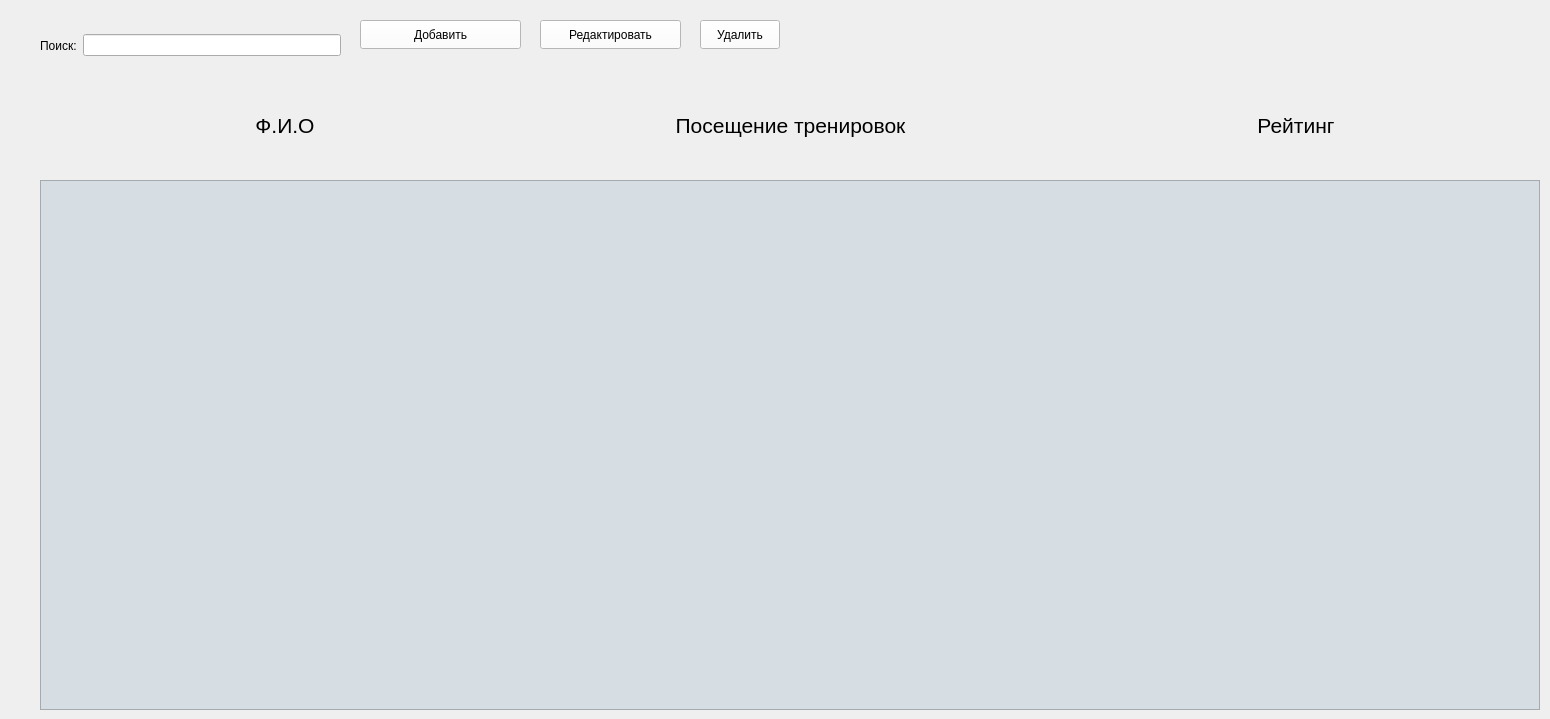
    <widget class="QWidget" name="page_Clients">
     <widget class="QWidget" name="layoutWidget_10">
      <property name="geometry">
       <rect>
        <x>40</x>
        <y>90</y>
        <width>1501</width>
        <height>71</height>
       </rect>
      </property>
      <layout class="QHBoxLayout" name="horizontalLayout_5">
       <property name="spacing">
        <number>15</number>
       </property>
       <item>
        <widget class="QLabel" name="labelNameClient">
         <property name="palette">
          <palette>
           <active>
            <colorrole role="WindowText">
             <brush brushstyle="SolidPattern">
              <color alpha="255">
               <red>0</red>
               <green>0</green>
               <blue>0</blue>
              </color>
             </brush>
            </colorrole>
            <colorrole role="Button">
             <brush brushstyle="SolidPattern">
              <color alpha="255">
               <red>255</red>
               <green>255</green>
               <blue>255</blue>
              </color>
             </brush>
            </colorrole>
            <colorrole role="Base">
             <brush brushstyle="SolidPattern">
              <color alpha="255">
               <red>255</red>
               <green>255</green>
               <blue>255</blue>
              </color>
             </brush>
            </colorrole>
            <colorrole role="Window">
             <brush brushstyle="SolidPattern">
              <color alpha="255">
               <red>255</red>
               <green>255</green>
               <blue>255</blue>
              </color>
             </brush>
            </colorrole>
           </active>
           <inactive>
            <colorrole role="WindowText">
             <brush brushstyle="SolidPattern">
              <color alpha="255">
               <red>0</red>
               <green>0</green>
               <blue>0</blue>
              </color>
             </brush>
            </colorrole>
            <colorrole role="Button">
             <brush brushstyle="SolidPattern">
              <color alpha="255">
               <red>255</red>
               <green>255</green>
               <blue>255</blue>
              </color>
             </brush>
            </colorrole>
            <colorrole role="Base">
             <brush brushstyle="SolidPattern">
              <color alpha="255">
               <red>255</red>
               <green>255</green>
               <blue>255</blue>
              </color>
             </brush>
            </colorrole>
            <colorrole role="Window">
             <brush brushstyle="SolidPattern">
              <color alpha="255">
               <red>255</red>
               <green>255</green>
               <blue>255</blue>
              </color>
             </brush>
            </colorrole>
           </inactive>
           <disabled>
            <colorrole role="Button">
             <brush brushstyle="SolidPattern">
              <color alpha="255">
               <red>255</red>
               <green>255</green>
               <blue>255</blue>
              </color>
             </brush>
            </colorrole>
            <colorrole role="Base">
             <brush brushstyle="SolidPattern">
              <color alpha="255">
               <red>255</red>
               <green>255</green>
               <blue>255</blue>
              </color>
             </brush>
            </colorrole>
            <colorrole role="Window">
             <brush brushstyle="SolidPattern">
              <color alpha="255">
               <red>255</red>
               <green>255</green>
               <blue>255</blue>
              </color>
             </brush>
            </colorrole>
           </disabled>
          </palette>
         </property>
         <property name="font">
          <font>
           <pointsize>16</pointsize>
           <bold>false</bold>
          </font>
         </property>
         <property name="text">
          <string>Ф.И.О</string>
         </property>
         <property name="alignment">
          <set>Qt::AlignCenter</set>
         </property>
        </widget>
       </item>
       <item>
        <widget class="QLabel" name="labelVisit">
         <property name="palette">
          <palette>
           <active>
            <colorrole role="WindowText">
             <brush brushstyle="SolidPattern">
              <color alpha="255">
               <red>0</red>
               <green>0</green>
               <blue>0</blue>
              </color>
             </brush>
            </colorrole>
            <colorrole role="Button">
             <brush brushstyle="SolidPattern">
              <color alpha="255">
               <red>255</red>
               <green>255</green>
               <blue>255</blue>
              </color>
             </brush>
            </colorrole>
            <colorrole role="Base">
             <brush brushstyle="SolidPattern">
              <color alpha="255">
               <red>255</red>
               <green>255</green>
               <blue>255</blue>
              </color>
             </brush>
            </colorrole>
            <colorrole role="Window">
             <brush brushstyle="SolidPattern">
              <color alpha="255">
               <red>255</red>
               <green>255</green>
               <blue>255</blue>
              </color>
             </brush>
            </colorrole>
           </active>
           <inactive>
            <colorrole role="WindowText">
             <brush brushstyle="SolidPattern">
              <color alpha="255">
               <red>0</red>
               <green>0</green>
               <blue>0</blue>
              </color>
             </brush>
            </colorrole>
            <colorrole role="Button">
             <brush brushstyle="SolidPattern">
              <color alpha="255">
               <red>255</red>
               <green>255</green>
               <blue>255</blue>
              </color>
             </brush>
            </colorrole>
            <colorrole role="Base">
             <brush brushstyle="SolidPattern">
              <color alpha="255">
               <red>255</red>
               <green>255</green>
               <blue>255</blue>
              </color>
             </brush>
            </colorrole>
            <colorrole role="Window">
             <brush brushstyle="SolidPattern">
              <color alpha="255">
               <red>255</red>
               <green>255</green>
               <blue>255</blue>
              </color>
             </brush>
            </colorrole>
           </inactive>
           <disabled>
            <colorrole role="Button">
             <brush brushstyle="SolidPattern">
              <color alpha="255">
               <red>255</red>
               <green>255</green>
               <blue>255</blue>
              </color>
             </brush>
            </colorrole>
            <colorrole role="Base">
             <brush brushstyle="SolidPattern">
              <color alpha="255">
               <red>255</red>
               <green>255</green>
               <blue>255</blue>
              </color>
             </brush>
            </colorrole>
            <colorrole role="Window">
             <brush brushstyle="SolidPattern">
              <color alpha="255">
               <red>255</red>
               <green>255</green>
               <blue>255</blue>
              </color>
             </brush>
            </colorrole>
           </disabled>
          </palette>
         </property>
         <property name="font">
          <font>
           <pointsize>16</pointsize>
           <bold>false</bold>
          </font>
         </property>
         <property name="text">
          <string>Посещение тренировок</string>
         </property>
         <property name="alignment">
          <set>Qt::AlignCenter</set>
         </property>
        </widget>
       </item>
       <item>
        <widget class="QLabel" name="labelRate">
         <property name="palette">
          <palette>
           <active>
            <colorrole role="WindowText">
             <brush brushstyle="SolidPattern">
              <color alpha="255">
               <red>0</red>
               <green>0</green>
               <blue>0</blue>
              </color>
             </brush>
            </colorrole>
            <colorrole role="Button">
             <brush brushstyle="SolidPattern">
              <color alpha="255">
               <red>255</red>
               <green>255</green>
               <blue>255</blue>
              </color>
             </brush>
            </colorrole>
            <colorrole role="ButtonText">
             <brush brushstyle="SolidPattern">
              <color alpha="255">
               <red>0</red>
               <green>0</green>
               <blue>0</blue>
              </color>
             </brush>
            </colorrole>
            <colorrole role="Base">
             <brush brushstyle="SolidPattern">
              <color alpha="255">
               <red>255</red>
               <green>255</green>
               <blue>255</blue>
              </color>
             </brush>
            </colorrole>
            <colorrole role="Window">
             <brush brushstyle="SolidPattern">
              <color alpha="255">
               <red>255</red>
               <green>255</green>
               <blue>255</blue>
              </color>
             </brush>
            </colorrole>
           </active>
           <inactive>
            <colorrole role="WindowText">
             <brush brushstyle="SolidPattern">
              <color alpha="255">
               <red>0</red>
               <green>0</green>
               <blue>0</blue>
              </color>
             </brush>
            </colorrole>
            <colorrole role="Button">
             <brush brushstyle="SolidPattern">
              <color alpha="255">
               <red>255</red>
               <green>255</green>
               <blue>255</blue>
              </color>
             </brush>
            </colorrole>
            <colorrole role="ButtonText">
             <brush brushstyle="SolidPattern">
              <color alpha="255">
               <red>0</red>
               <green>0</green>
               <blue>0</blue>
              </color>
             </brush>
            </colorrole>
            <colorrole role="Base">
             <brush brushstyle="SolidPattern">
              <color alpha="255">
               <red>255</red>
               <green>255</green>
               <blue>255</blue>
              </color>
             </brush>
            </colorrole>
            <colorrole role="Window">
             <brush brushstyle="SolidPattern">
              <color alpha="255">
               <red>255</red>
               <green>255</green>
               <blue>255</blue>
              </color>
             </brush>
            </colorrole>
           </inactive>
           <disabled>
            <colorrole role="Button">
             <brush brushstyle="SolidPattern">
              <color alpha="255">
               <red>255</red>
               <green>255</green>
               <blue>255</blue>
              </color>
             </brush>
            </colorrole>
            <colorrole role="Base">
             <brush brushstyle="SolidPattern">
              <color alpha="255">
               <red>255</red>
               <green>255</green>
               <blue>255</blue>
              </color>
             </brush>
            </colorrole>
            <colorrole role="Window">
             <brush brushstyle="SolidPattern">
              <color alpha="255">
               <red>255</red>
               <green>255</green>
               <blue>255</blue>
              </color>
             </brush>
            </colorrole>
           </disabled>
          </palette>
         </property>
         <property name="font">
          <font>
           <pointsize>16</pointsize>
          </font>
         </property>
         <property name="styleSheet">
          <string notr="true"/>
         </property>
         <property name="text">
          <string>Рейтинг</string>
         </property>
         <property name="alignment">
          <set>Qt::AlignCenter</set>
         </property>
        </widget>
       </item>
      </layout>
     </widget>
     <widget class="QScrollArea" name="scrollAreaClient">
      <property name="geometry">
       <rect>
        <x>40</x>
        <y>180</y>
        <width>1500</width>
        <height>530</height>
       </rect>
      </property>
      <property name="styleSheet">
       <string notr="true">background-color: #d6dde3;</string>
      </property>
      <property name="widgetResizable">
       <bool>true</bool>
      </property>
      <widget class="QWidget" name="scrollAreaWidgetContents_3">
       <property name="geometry">
        <rect>
         <x>0</x>
         <y>0</y>
         <width>1498</width>
         <height>528</height>
        </rect>
       </property>
       <layout class="QVBoxLayout" name="verticalLayoutEmployees_3"/>
      </widget>
     </widget>
     <widget class="QWidget" name="layoutWidget_5">
      <property name="geometry">
       <rect>
        <x>40</x>
        <y>10</y>
        <width>301</width>
        <height>71</height>
       </rect>
      </property>
      <layout class="QHBoxLayout" name="horizontalLayout_11">
       <item>
        <widget class="QLabel" name="labelSearch_3">
         <property name="palette">
          <palette>
           <active>
            <colorrole role="WindowText">
             <brush brushstyle="SolidPattern">
              <color alpha="255">
               <red>0</red>
               <green>0</green>
               <blue>0</blue>
              </color>
             </brush>
            </colorrole>
            <colorrole role="Button">
             <brush brushstyle="SolidPattern">
              <color alpha="255">
               <red>255</red>
               <green>255</green>
               <blue>255</blue>
              </color>
             </brush>
            </colorrole>
            <colorrole role="Base">
             <brush brushstyle="SolidPattern">
              <color alpha="255">
               <red>255</red>
               <green>255</green>
               <blue>255</blue>
              </color>
             </brush>
            </colorrole>
            <colorrole role="Window">
             <brush brushstyle="SolidPattern">
              <color alpha="255">
               <red>255</red>
               <green>255</green>
               <blue>255</blue>
              </color>
             </brush>
            </colorrole>
           </active>
           <inactive>
            <colorrole role="WindowText">
             <brush brushstyle="SolidPattern">
              <color alpha="255">
               <red>0</red>
               <green>0</green>
               <blue>0</blue>
              </color>
             </brush>
            </colorrole>
            <colorrole role="Button">
             <brush brushstyle="SolidPattern">
              <color alpha="255">
               <red>255</red>
               <green>255</green>
               <blue>255</blue>
              </color>
             </brush>
            </colorrole>
            <colorrole role="Base">
             <brush brushstyle="SolidPattern">
              <color alpha="255">
               <red>255</red>
               <green>255</green>
               <blue>255</blue>
              </color>
             </brush>
            </colorrole>
            <colorrole role="Window">
             <brush brushstyle="SolidPattern">
              <color alpha="255">
               <red>255</red>
               <green>255</green>
               <blue>255</blue>
              </color>
             </brush>
            </colorrole>
           </inactive>
           <disabled>
            <colorrole role="Button">
             <brush brushstyle="SolidPattern">
              <color alpha="255">
               <red>255</red>
               <green>255</green>
               <blue>255</blue>
              </color>
             </brush>
            </colorrole>
            <colorrole role="Base">
             <brush brushstyle="SolidPattern">
              <color alpha="255">
               <red>255</red>
               <green>255</green>
               <blue>255</blue>
              </color>
             </brush>
            </colorrole>
            <colorrole role="Window">
             <brush brushstyle="SolidPattern">
              <color alpha="255">
               <red>255</red>
               <green>255</green>
               <blue>255</blue>
              </color>
             </brush>
            </colorrole>
           </disabled>
          </palette>
         </property>
         <property name="text">
          <string>Поиск:</string>
         </property>
        </widget>
       </item>
       <item>
        <widget class="QLineEdit" name="Search_5">
         <property name="text">
          <string/>
         </property>
        </widget>
       </item>
      </layout>
     </widget>
     <widget class="QPushButton" name="buttonRemove_2">
      <property name="geometry">
       <rect>
        <x>700</x>
        <y>20</y>
        <width>80</width>
        <height>29</height>
       </rect>
      </property>
      <property name="palette">
       <palette>
        <active>
         <colorrole role="Button">
          <brush brushstyle="SolidPattern">
           <color alpha="255">
            <red>255</red>
            <green>255</green>
            <blue>255</blue>
           </color>
          </brush>
         </colorrole>
         <colorrole role="ButtonText">
          <brush brushstyle="SolidPattern">
           <color alpha="255">
            <red>0</red>
            <green>0</green>
            <blue>0</blue>
           </color>
          </brush>
         </colorrole>
         <colorrole role="Base">
          <brush brushstyle="SolidPattern">
           <color alpha="255">
            <red>255</red>
            <green>255</green>
            <blue>255</blue>
           </color>
          </brush>
         </colorrole>
         <colorrole role="Window">
          <brush brushstyle="SolidPattern">
           <color alpha="255">
            <red>255</red>
            <green>255</green>
            <blue>255</blue>
           </color>
          </brush>
         </colorrole>
        </active>
        <inactive>
         <colorrole role="Button">
          <brush brushstyle="SolidPattern">
           <color alpha="255">
            <red>255</red>
            <green>255</green>
            <blue>255</blue>
           </color>
          </brush>
         </colorrole>
         <colorrole role="ButtonText">
          <brush brushstyle="SolidPattern">
           <color alpha="255">
            <red>0</red>
            <green>0</green>
            <blue>0</blue>
           </color>
          </brush>
         </colorrole>
         <colorrole role="Base">
          <brush brushstyle="SolidPattern">
           <color alpha="255">
            <red>255</red>
            <green>255</green>
            <blue>255</blue>
           </color>
          </brush>
         </colorrole>
         <colorrole role="Window">
          <brush brushstyle="SolidPattern">
           <color alpha="255">
            <red>255</red>
            <green>255</green>
            <blue>255</blue>
           </color>
          </brush>
         </colorrole>
        </inactive>
        <disabled>
         <colorrole role="Button">
          <brush brushstyle="SolidPattern">
           <color alpha="255">
            <red>255</red>
            <green>255</green>
            <blue>255</blue>
           </color>
          </brush>
         </colorrole>
         <colorrole role="Base">
          <brush brushstyle="SolidPattern">
           <color alpha="255">
            <red>255</red>
            <green>255</green>
            <blue>255</blue>
           </color>
          </brush>
         </colorrole>
         <colorrole role="Window">
          <brush brushstyle="SolidPattern">
           <color alpha="255">
            <red>255</red>
            <green>255</green>
            <blue>255</blue>
           </color>
          </brush>
         </colorrole>
        </disabled>
       </palette>
      </property>
      <property name="text">
       <string>Удалить</string>
      </property>
     </widget>
     <widget class="QPushButton" name="buttonAdd_2">
      <property name="geometry">
       <rect>
        <x>360</x>
        <y>20</y>
        <width>161</width>
        <height>29</height>
       </rect>
      </property>
      <property name="palette">
       <palette>
        <active>
         <colorrole role="Button">
          <brush brushstyle="SolidPattern">
           <color alpha="255">
            <red>255</red>
            <green>255</green>
            <blue>255</blue>
           </color>
          </brush>
         </colorrole>
         <colorrole role="ButtonText">
          <brush brushstyle="SolidPattern">
           <color alpha="255">
            <red>0</red>
            <green>0</green>
            <blue>0</blue>
           </color>
          </brush>
         </colorrole>
         <colorrole role="Base">
          <brush brushstyle="SolidPattern">
           <color alpha="255">
            <red>255</red>
            <green>255</green>
            <blue>255</blue>
           </color>
          </brush>
         </colorrole>
         <colorrole role="Window">
          <brush brushstyle="SolidPattern">
           <color alpha="255">
            <red>255</red>
            <green>255</green>
            <blue>255</blue>
           </color>
          </brush>
         </colorrole>
        </active>
        <inactive>
         <colorrole role="Button">
          <brush brushstyle="SolidPattern">
           <color alpha="255">
            <red>255</red>
            <green>255</green>
            <blue>255</blue>
           </color>
          </brush>
         </colorrole>
         <colorrole role="ButtonText">
          <brush brushstyle="SolidPattern">
           <color alpha="255">
            <red>0</red>
            <green>0</green>
            <blue>0</blue>
           </color>
          </brush>
         </colorrole>
         <colorrole role="Base">
          <brush brushstyle="SolidPattern">
           <color alpha="255">
            <red>255</red>
            <green>255</green>
            <blue>255</blue>
           </color>
          </brush>
         </colorrole>
         <colorrole role="Window">
          <brush brushstyle="SolidPattern">
           <color alpha="255">
            <red>255</red>
            <green>255</green>
            <blue>255</blue>
           </color>
          </brush>
         </colorrole>
        </inactive>
        <disabled>
         <colorrole role="Button">
          <brush brushstyle="SolidPattern">
           <color alpha="255">
            <red>255</red>
            <green>255</green>
            <blue>255</blue>
           </color>
          </brush>
         </colorrole>
         <colorrole role="Base">
          <brush brushstyle="SolidPattern">
           <color alpha="255">
            <red>255</red>
            <green>255</green>
            <blue>255</blue>
           </color>
          </brush>
         </colorrole>
         <colorrole role="Window">
          <brush brushstyle="SolidPattern">
           <color alpha="255">
            <red>255</red>
            <green>255</green>
            <blue>255</blue>
           </color>
          </brush>
         </colorrole>
        </disabled>
       </palette>
      </property>
      <property name="text">
       <string>Добавить</string>
      </property>
     </widget>
     <widget class="QPushButton" name="buttonEdit_2">
      <property name="geometry">
       <rect>
        <x>540</x>
        <y>20</y>
        <width>141</width>
        <height>29</height>
       </rect>
      </property>
      <property name="palette">
       <palette>
        <active>
         <colorrole role="Button">
          <brush brushstyle="SolidPattern">
           <color alpha="255">
            <red>255</red>
            <green>255</green>
            <blue>255</blue>
           </color>
          </brush>
         </colorrole>
         <colorrole role="ButtonText">
          <brush brushstyle="SolidPattern">
           <color alpha="255">
            <red>0</red>
            <green>0</green>
            <blue>0</blue>
           </color>
          </brush>
         </colorrole>
         <colorrole role="Base">
          <brush brushstyle="SolidPattern">
           <color alpha="255">
            <red>255</red>
            <green>255</green>
            <blue>255</blue>
           </color>
          </brush>
         </colorrole>
         <colorrole role="Window">
          <brush brushstyle="SolidPattern">
           <color alpha="255">
            <red>255</red>
            <green>255</green>
            <blue>255</blue>
           </color>
          </brush>
         </colorrole>
        </active>
        <inactive>
         <colorrole role="Button">
          <brush brushstyle="SolidPattern">
           <color alpha="255">
            <red>255</red>
            <green>255</green>
            <blue>255</blue>
           </color>
          </brush>
         </colorrole>
         <colorrole role="ButtonText">
          <brush brushstyle="SolidPattern">
           <color alpha="255">
            <red>0</red>
            <green>0</green>
            <blue>0</blue>
           </color>
          </brush>
         </colorrole>
         <colorrole role="Base">
          <brush brushstyle="SolidPattern">
           <color alpha="255">
            <red>255</red>
            <green>255</green>
            <blue>255</blue>
           </color>
          </brush>
         </colorrole>
         <colorrole role="Window">
          <brush brushstyle="SolidPattern">
           <color alpha="255">
            <red>255</red>
            <green>255</green>
            <blue>255</blue>
           </color>
          </brush>
         </colorrole>
        </inactive>
        <disabled>
         <colorrole role="Button">
          <brush brushstyle="SolidPattern">
           <color alpha="255">
            <red>255</red>
            <green>255</green>
            <blue>255</blue>
           </color>
          </brush>
         </colorrole>
         <colorrole role="Base">
          <brush brushstyle="SolidPattern">
           <color alpha="255">
            <red>255</red>
            <green>255</green>
            <blue>255</blue>
           </color>
          </brush>
         </colorrole>
         <colorrole role="Window">
          <brush brushstyle="SolidPattern">
           <color alpha="255">
            <red>255</red>
            <green>255</green>
            <blue>255</blue>
           </color>
          </brush>
         </colorrole>
        </disabled>
       </palette>
      </property>
      <property name="text">
       <string>Редактировать</string>
      </property>
      <property name="iconSize">
       <size>
        <width>16</width>
        <height>16</height>
       </size>
      </property>
     </widget>
    </widget>
